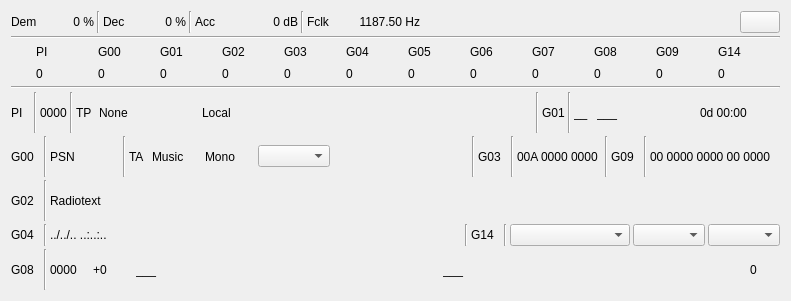
  <widget class="QWidget" name="rdsContainer" native="true">
   <property name="geometry">
    <rect>
     <x>10</x>
     <y>170</y>
     <width>791</width>
     <height>301</height>
    </rect>
   </property>
   <property name="minimumSize">
    <size>
     <width>640</width>
     <height>0</height>
    </size>
   </property>
   <property name="windowTitle">
    <string>RDS data</string>
   </property>
   <layout class="QVBoxLayout" name="rdsLayout">
    <property name="spacing">
     <number>3</number>
    </property>
    <item>
     <layout class="QHBoxLayout" name="reportLayout">
      <item>
       <widget class="QLabel" name="demodQLabel">
        <property name="minimumSize">
         <size>
          <width>40</width>
          <height>0</height>
         </size>
        </property>
        <property name="maximumSize">
         <size>
          <width>40</width>
          <height>16777215</height>
         </size>
        </property>
        <property name="text">
         <string>Dem</string>
        </property>
       </widget>
      </item>
      <item>
       <widget class="QLabel" name="demodQText">
        <property name="minimumSize">
         <size>
          <width>40</width>
          <height>0</height>
         </size>
        </property>
        <property name="maximumSize">
         <size>
          <width>40</width>
          <height>16777215</height>
         </size>
        </property>
        <property name="toolTip">
         <string>Demodulator (DBPSK) quality </string>
        </property>
        <property name="text">
         <string>0 %</string>
        </property>
        <property name="alignment">
         <set>Qt::AlignRight|Qt::AlignTrailing|Qt::AlignVCenter</set>
        </property>
       </widget>
      </item>
      <item>
       <widget class="Line" name="sep1">
        <property name="orientation">
         <enum>Qt::Vertical</enum>
        </property>
       </widget>
      </item>
      <item>
       <widget class="QLabel" name="decoderQLabel">
        <property name="minimumSize">
         <size>
          <width>40</width>
          <height>0</height>
         </size>
        </property>
        <property name="maximumSize">
         <size>
          <width>40</width>
          <height>16777215</height>
         </size>
        </property>
        <property name="toolTip">
         <string>Lits if synchronized</string>
        </property>
        <property name="text">
         <string>Dec</string>
        </property>
       </widget>
      </item>
      <item>
       <widget class="QLabel" name="decoderQText">
        <property name="minimumSize">
         <size>
          <width>40</width>
          <height>0</height>
         </size>
        </property>
        <property name="maximumSize">
         <size>
          <width>40</width>
          <height>16777215</height>
         </size>
        </property>
        <property name="toolTip">
         <string>Decoder (sync) quality</string>
        </property>
        <property name="text">
         <string>0 %</string>
        </property>
        <property name="alignment">
         <set>Qt::AlignRight|Qt::AlignTrailing|Qt::AlignVCenter</set>
        </property>
       </widget>
      </item>
      <item>
       <widget class="Line" name="sep2">
        <property name="orientation">
         <enum>Qt::Vertical</enum>
        </property>
       </widget>
      </item>
      <item>
       <widget class="QLabel" name="accumLabel">
        <property name="minimumSize">
         <size>
          <width>40</width>
          <height>0</height>
         </size>
        </property>
        <property name="maximumSize">
         <size>
          <width>40</width>
          <height>16777215</height>
         </size>
        </property>
        <property name="text">
         <string>Acc</string>
        </property>
       </widget>
      </item>
      <item>
       <widget class="QLabel" name="accumText">
        <property name="minimumSize">
         <size>
          <width>60</width>
          <height>0</height>
         </size>
        </property>
        <property name="maximumSize">
         <size>
          <width>60</width>
          <height>16777215</height>
         </size>
        </property>
        <property name="toolTip">
         <string>Sample symbol power</string>
        </property>
        <property name="text">
         <string>0 dB</string>
        </property>
        <property name="alignment">
         <set>Qt::AlignRight|Qt::AlignTrailing|Qt::AlignVCenter</set>
        </property>
       </widget>
      </item>
      <item>
       <widget class="Line" name="sep3">
        <property name="orientation">
         <enum>Qt::Vertical</enum>
        </property>
       </widget>
      </item>
      <item>
       <widget class="QLabel" name="fclkLabel">
        <property name="minimumSize">
         <size>
          <width>30</width>
          <height>0</height>
         </size>
        </property>
        <property name="maximumSize">
         <size>
          <width>30</width>
          <height>16777215</height>
         </size>
        </property>
        <property name="text">
         <string>Fclk</string>
        </property>
       </widget>
      </item>
      <item>
       <widget class="QLabel" name="fclkText">
        <property name="minimumSize">
         <size>
          <width>80</width>
          <height>0</height>
         </size>
        </property>
        <property name="maximumSize">
         <size>
          <width>80</width>
          <height>16777215</height>
         </size>
        </property>
        <property name="toolTip">
         <string>Symbol clock frequency</string>
        </property>
        <property name="text">
         <string>1187.50 Hz</string>
        </property>
        <property name="alignment">
         <set>Qt::AlignRight|Qt::AlignTrailing|Qt::AlignVCenter</set>
        </property>
       </widget>
      </item>
      <item>
       <spacer name="horizontalSpacer_2">
        <property name="orientation">
         <enum>Qt::Horizontal</enum>
        </property>
        <property name="sizeHint" stdset="0">
         <size>
          <width>40</width>
          <height>20</height>
         </size>
        </property>
       </spacer>
      </item>
      <item>
       <widget class="QPushButton" name="clearData">
        <property name="toolTip">
         <string>Clear RDS data</string>
        </property>
        <property name="text">
         <string/>
        </property>
        <property name="icon">
         <iconset resource="../../../sdrgui/resources/res.qrc">
          <normaloff>:/recycle.png</normaloff>:/recycle.png</iconset>
        </property>
       </widget>
      </item>
     </layout>
    </item>
    <item>
     <widget class="Line" name="reportSeparator">
      <property name="orientation">
       <enum>Qt::Horizontal</enum>
      </property>
     </widget>
    </item>
    <item>
     <layout class="QGridLayout" name="countersLayout">
      <item row="0" column="0">
       <widget class="QLabel" name="piCountLabel">
        <property name="maximumSize">
         <size>
          <width>34</width>
          <height>16777215</height>
         </size>
        </property>
        <property name="text">
         <string>PI</string>
        </property>
       </widget>
      </item>
      <item row="1" column="0">
       <widget class="QLabel" name="piCountText">
        <property name="toolTip">
         <string>PI groups count</string>
        </property>
        <property name="text">
         <string>0</string>
        </property>
       </widget>
      </item>
      <item row="0" column="1">
       <widget class="QLabel" name="g00CountLabel">
        <property name="maximumSize">
         <size>
          <width>34</width>
          <height>16777215</height>
         </size>
        </property>
        <property name="text">
         <string>G00</string>
        </property>
       </widget>
      </item>
      <item row="1" column="1">
       <widget class="QLabel" name="g00CountText">
        <property name="toolTip">
         <string>G0 groups count</string>
        </property>
        <property name="text">
         <string>0</string>
        </property>
       </widget>
      </item>
      <item row="0" column="4">
       <widget class="QLabel" name="g03CountLabel">
        <property name="maximumSize">
         <size>
          <width>34</width>
          <height>16777215</height>
         </size>
        </property>
        <property name="text">
         <string>G03</string>
        </property>
       </widget>
      </item>
      <item row="0" column="2">
       <widget class="QLabel" name="g01CountLabel">
        <property name="maximumSize">
         <size>
          <width>34</width>
          <height>16777215</height>
         </size>
        </property>
        <property name="text">
         <string>G01</string>
        </property>
       </widget>
      </item>
      <item row="1" column="2">
       <widget class="QLabel" name="g01CountText">
        <property name="toolTip">
         <string>G1 groups count</string>
        </property>
        <property name="text">
         <string>0</string>
        </property>
       </widget>
      </item>
      <item row="0" column="3">
       <widget class="QLabel" name="g02CountLabel">
        <property name="maximumSize">
         <size>
          <width>34</width>
          <height>16777215</height>
         </size>
        </property>
        <property name="text">
         <string>G02</string>
        </property>
       </widget>
      </item>
      <item row="1" column="3">
       <widget class="QLabel" name="g02CountText">
        <property name="toolTip">
         <string>G2 groups count</string>
        </property>
        <property name="text">
         <string>0</string>
        </property>
       </widget>
      </item>
      <item row="0" column="9">
       <widget class="QLabel" name="g08CountLabel">
        <property name="maximumSize">
         <size>
          <width>34</width>
          <height>16777215</height>
         </size>
        </property>
        <property name="text">
         <string>G08</string>
        </property>
       </widget>
      </item>
      <item row="0" column="8">
       <widget class="QLabel" name="g07CountLabel">
        <property name="maximumSize">
         <size>
          <width>34</width>
          <height>16777215</height>
         </size>
        </property>
        <property name="text">
         <string>G07</string>
        </property>
       </widget>
      </item>
      <item row="1" column="4">
       <widget class="QLabel" name="g03CountText">
        <property name="toolTip">
         <string>G3 groups count</string>
        </property>
        <property name="text">
         <string>0</string>
        </property>
       </widget>
      </item>
      <item row="0" column="5">
       <widget class="QLabel" name="g04CountLabel">
        <property name="maximumSize">
         <size>
          <width>34</width>
          <height>16777215</height>
         </size>
        </property>
        <property name="text">
         <string>G04</string>
        </property>
       </widget>
      </item>
      <item row="1" column="5">
       <widget class="QLabel" name="g04CountText">
        <property name="toolTip">
         <string>G4 groups count</string>
        </property>
        <property name="text">
         <string>0</string>
        </property>
       </widget>
      </item>
      <item row="0" column="6">
       <widget class="QLabel" name="g05CountLabel">
        <property name="maximumSize">
         <size>
          <width>34</width>
          <height>16777215</height>
         </size>
        </property>
        <property name="text">
         <string>G05</string>
        </property>
       </widget>
      </item>
      <item row="1" column="6">
       <widget class="QLabel" name="g05CountText">
        <property name="toolTip">
         <string>G5 groups count</string>
        </property>
        <property name="text">
         <string>0</string>
        </property>
       </widget>
      </item>
      <item row="0" column="7">
       <widget class="QLabel" name="g06CountLabel">
        <property name="maximumSize">
         <size>
          <width>34</width>
          <height>16777215</height>
         </size>
        </property>
        <property name="text">
         <string>G06</string>
        </property>
       </widget>
      </item>
      <item row="1" column="7">
       <widget class="QLabel" name="g06CountText">
        <property name="toolTip">
         <string>G6 groups count</string>
        </property>
        <property name="text">
         <string>0</string>
        </property>
       </widget>
      </item>
      <item row="1" column="8">
       <widget class="QLabel" name="g07CountText">
        <property name="toolTip">
         <string>G7 groups count</string>
        </property>
        <property name="text">
         <string>0</string>
        </property>
       </widget>
      </item>
      <item row="1" column="9">
       <widget class="QLabel" name="g08CountText">
        <property name="toolTip">
         <string>G8 groups count</string>
        </property>
        <property name="text">
         <string>0</string>
        </property>
       </widget>
      </item>
      <item row="0" column="10">
       <widget class="QLabel" name="g09CountLabel">
        <property name="maximumSize">
         <size>
          <width>34</width>
          <height>16777215</height>
         </size>
        </property>
        <property name="text">
         <string>G09</string>
        </property>
       </widget>
      </item>
      <item row="1" column="10">
       <widget class="QLabel" name="g09CountText">
        <property name="toolTip">
         <string>G9 groups count</string>
        </property>
        <property name="text">
         <string>0</string>
        </property>
       </widget>
      </item>
      <item row="0" column="11">
       <widget class="QLabel" name="g14CountLabel">
        <property name="maximumSize">
         <size>
          <width>34</width>
          <height>16777215</height>
         </size>
        </property>
        <property name="text">
         <string>G14</string>
        </property>
       </widget>
      </item>
      <item row="1" column="11">
       <widget class="QLabel" name="g14CountText">
        <property name="toolTip">
         <string>G14 groups count</string>
        </property>
        <property name="text">
         <string>0</string>
        </property>
       </widget>
      </item>
     </layout>
    </item>
    <item>
     <widget class="Line" name="countSeparator">
      <property name="orientation">
       <enum>Qt::Horizontal</enum>
      </property>
     </widget>
    </item>
    <item>
     <layout class="QHBoxLayout" name="row1DataLayout">
      <item>
       <widget class="QLabel" name="piLabel">
        <property name="minimumSize">
         <size>
          <width>20</width>
          <height>0</height>
         </size>
        </property>
        <property name="maximumSize">
         <size>
          <width>16777215</width>
          <height>16777215</height>
         </size>
        </property>
        <property name="toolTip">
         <string>Lits if PI is updated</string>
        </property>
        <property name="text">
         <string>PI</string>
        </property>
       </widget>
      </item>
      <item>
       <widget class="Line" name="row1Separator1">
        <property name="orientation">
         <enum>Qt::Vertical</enum>
        </property>
       </widget>
      </item>
      <item>
       <widget class="QLabel" name="piText">
        <property name="maximumSize">
         <size>
          <width>40</width>
          <height>16777215</height>
         </size>
        </property>
        <property name="toolTip">
         <string>PI hex code</string>
        </property>
        <property name="text">
         <string>0000</string>
        </property>
       </widget>
      </item>
      <item>
       <widget class="Line" name="row1Separator2">
        <property name="orientation">
         <enum>Qt::Vertical</enum>
        </property>
       </widget>
      </item>
      <item>
       <widget class="QLabel" name="piTPIndicator">
        <property name="minimumSize">
         <size>
          <width>20</width>
          <height>0</height>
         </size>
        </property>
        <property name="maximumSize">
         <size>
          <width>16777215</width>
          <height>16777215</height>
         </size>
        </property>
        <property name="toolTip">
         <string>Traffic Program</string>
        </property>
        <property name="text">
         <string>TP</string>
        </property>
       </widget>
      </item>
      <item>
       <widget class="QLabel" name="piType">
        <property name="minimumSize">
         <size>
          <width>100</width>
          <height>0</height>
         </size>
        </property>
        <property name="maximumSize">
         <size>
          <width>16777215</width>
          <height>16777215</height>
         </size>
        </property>
        <property name="toolTip">
         <string>Program type</string>
        </property>
        <property name="text">
         <string>None</string>
        </property>
       </widget>
      </item>
      <item>
       <widget class="QLabel" name="piCoverage">
        <property name="minimumSize">
         <size>
          <width>100</width>
          <height>0</height>
         </size>
        </property>
        <property name="maximumSize">
         <size>
          <width>16777215</width>
          <height>16777215</height>
         </size>
        </property>
        <property name="toolTip">
         <string>Program coverage</string>
        </property>
        <property name="text">
         <string>Local</string>
        </property>
       </widget>
      </item>
      <item>
       <spacer name="horizontalSpacer_3">
        <property name="orientation">
         <enum>Qt::Horizontal</enum>
        </property>
        <property name="sizeHint" stdset="0">
         <size>
          <width>40</width>
          <height>20</height>
         </size>
        </property>
       </spacer>
      </item>
      <item>
       <widget class="Line" name="row1Separator3">
        <property name="orientation">
         <enum>Qt::Vertical</enum>
        </property>
       </widget>
      </item>
      <item>
       <widget class="QLabel" name="g01Label">
        <property name="maximumSize">
         <size>
          <width>30</width>
          <height>16777215</height>
         </size>
        </property>
        <property name="toolTip">
         <string>Lits if group 1 is updated</string>
        </property>
        <property name="text">
         <string>G01</string>
        </property>
       </widget>
      </item>
      <item>
       <widget class="Line" name="row1Separator4">
        <property name="orientation">
         <enum>Qt::Vertical</enum>
        </property>
       </widget>
      </item>
      <item>
       <widget class="QLabel" name="g01CountryCode">
        <property name="minimumSize">
         <size>
          <width>20</width>
          <height>0</height>
         </size>
        </property>
        <property name="maximumSize">
         <size>
          <width>16777215</width>
          <height>16777215</height>
         </size>
        </property>
        <property name="toolTip">
         <string>Country code</string>
        </property>
        <property name="text">
         <string>__</string>
        </property>
       </widget>
      </item>
      <item>
       <widget class="QLabel" name="g01Language">
        <property name="minimumSize">
         <size>
          <width>100</width>
          <height>0</height>
         </size>
        </property>
        <property name="maximumSize">
         <size>
          <width>16777215</width>
          <height>16777215</height>
         </size>
        </property>
        <property name="toolTip">
         <string>Language</string>
        </property>
        <property name="text">
         <string>___</string>
        </property>
       </widget>
      </item>
      <item>
       <widget class="QLabel" name="g01DHM">
        <property name="minimumSize">
         <size>
          <width>80</width>
          <height>0</height>
         </size>
        </property>
        <property name="maximumSize">
         <size>
          <width>16777215</width>
          <height>16777215</height>
         </size>
        </property>
        <property name="toolTip">
         <string>Day Hour Minutes</string>
        </property>
        <property name="text">
         <string>0d 00:00</string>
        </property>
       </widget>
      </item>
     </layout>
    </item>
    <item>
     <layout class="QHBoxLayout" name="row2DataLayout">
      <item>
       <widget class="QLabel" name="g00Label">
        <property name="minimumSize">
         <size>
          <width>30</width>
          <height>0</height>
         </size>
        </property>
        <property name="maximumSize">
         <size>
          <width>16777215</width>
          <height>16777215</height>
         </size>
        </property>
        <property name="toolTip">
         <string>Lits if group 0 is updated</string>
        </property>
        <property name="text">
         <string>G00</string>
        </property>
       </widget>
      </item>
      <item>
       <widget class="Line" name="row2Separator1">
        <property name="orientation">
         <enum>Qt::Vertical</enum>
        </property>
       </widget>
      </item>
      <item>
       <widget class="QLabel" name="g00ProgServiceName">
        <property name="minimumSize">
         <size>
          <width>70</width>
          <height>0</height>
         </size>
        </property>
        <property name="maximumSize">
         <size>
          <width>16777215</width>
          <height>16777215</height>
         </size>
        </property>
        <property name="toolTip">
         <string>Program Service Name</string>
        </property>
        <property name="text">
         <string>PSN</string>
        </property>
       </widget>
      </item>
      <item>
       <widget class="Line" name="row2Separator2">
        <property name="orientation">
         <enum>Qt::Vertical</enum>
        </property>
       </widget>
      </item>
      <item>
       <widget class="QLabel" name="g00TrafficAnnouncement">
        <property name="minimumSize">
         <size>
          <width>20</width>
          <height>0</height>
         </size>
        </property>
        <property name="maximumSize">
         <size>
          <width>16777215</width>
          <height>16777215</height>
         </size>
        </property>
        <property name="toolTip">
         <string>Traffic Announcement</string>
        </property>
        <property name="text">
         <string>TA</string>
        </property>
       </widget>
      </item>
      <item>
       <widget class="QLabel" name="g00MusicSpeech">
        <property name="minimumSize">
         <size>
          <width>50</width>
          <height>0</height>
         </size>
        </property>
        <property name="maximumSize">
         <size>
          <width>16777215</width>
          <height>16777215</height>
         </size>
        </property>
        <property name="toolTip">
         <string>Music/Speech</string>
        </property>
        <property name="text">
         <string>Music</string>
        </property>
       </widget>
      </item>
      <item>
       <widget class="QLabel" name="g00MonoStereo">
        <property name="minimumSize">
         <size>
          <width>50</width>
          <height>0</height>
         </size>
        </property>
        <property name="maximumSize">
         <size>
          <width>16777215</width>
          <height>16777215</height>
         </size>
        </property>
        <property name="toolTip">
         <string>Mono/Stereo</string>
        </property>
        <property name="text">
         <string>Mono</string>
        </property>
       </widget>
      </item>
      <item>
       <widget class="QComboBox" name="g00AltFrequenciesBox">
        <property name="minimumSize">
         <size>
          <width>70</width>
          <height>0</height>
         </size>
        </property>
        <property name="maximumSize">
         <size>
          <width>16777215</width>
          <height>16777215</height>
         </size>
        </property>
        <property name="toolTip">
         <string>Alternalte frequencies (MHz)</string>
        </property>
       </widget>
      </item>
      <item>
       <spacer name="horizontalSpacer_4">
        <property name="orientation">
         <enum>Qt::Horizontal</enum>
        </property>
        <property name="sizeHint" stdset="0">
         <size>
          <width>40</width>
          <height>20</height>
         </size>
        </property>
       </spacer>
      </item>
      <item>
       <widget class="Line" name="row2Separator6">
        <property name="orientation">
         <enum>Qt::Vertical</enum>
        </property>
       </widget>
      </item>
      <item>
       <widget class="QLabel" name="g03Label">
        <property name="minimumSize">
         <size>
          <width>30</width>
          <height>0</height>
         </size>
        </property>
        <property name="toolTip">
         <string>Lits if group 3 updated is updated</string>
        </property>
        <property name="text">
         <string>G03</string>
        </property>
       </widget>
      </item>
      <item>
       <widget class="Line" name="row2Separator5">
        <property name="orientation">
         <enum>Qt::Vertical</enum>
        </property>
       </widget>
      </item>
      <item>
       <widget class="QLabel" name="g03Data">
        <property name="minimumSize">
         <size>
          <width>85</width>
          <height>0</height>
         </size>
        </property>
        <property name="toolTip">
         <string>Application Information data for Open Data</string>
        </property>
        <property name="text">
         <string>00A 0000 0000</string>
        </property>
       </widget>
      </item>
      <item>
       <widget class="Line" name="row2Separator7">
        <property name="orientation">
         <enum>Qt::Vertical</enum>
        </property>
       </widget>
      </item>
      <item>
       <widget class="QLabel" name="g09Label">
        <property name="minimumSize">
         <size>
          <width>30</width>
          <height>0</height>
         </size>
        </property>
        <property name="toolTip">
         <string>Lits if group 9 is updated</string>
        </property>
        <property name="text">
         <string>G09</string>
        </property>
       </widget>
      </item>
      <item>
       <widget class="Line" name="row2Separator3">
        <property name="orientation">
         <enum>Qt::Vertical</enum>
        </property>
       </widget>
      </item>
      <item>
       <widget class="QLabel" name="g09Data">
        <property name="minimumSize">
         <size>
          <width>130</width>
          <height>0</height>
         </size>
        </property>
        <property name="toolTip">
         <string>Emergency Warning System raw data</string>
        </property>
        <property name="text">
         <string>00 0000 0000 00 0000</string>
        </property>
       </widget>
      </item>
     </layout>
    </item>
    <item>
     <layout class="QHBoxLayout" name="row4DataLayout">
      <item>
       <widget class="QLabel" name="g02Label">
        <property name="maximumSize">
         <size>
          <width>30</width>
          <height>16777215</height>
         </size>
        </property>
        <property name="toolTip">
         <string>Lits if group 2 is updated</string>
        </property>
        <property name="text">
         <string>G02</string>
        </property>
       </widget>
      </item>
      <item>
       <widget class="Line" name="row4Separator1">
        <property name="orientation">
         <enum>Qt::Vertical</enum>
        </property>
       </widget>
      </item>
      <item>
       <widget class="QLabel" name="go2Text">
        <property name="text">
         <string>Radiotext</string>
        </property>
       </widget>
      </item>
     </layout>
    </item>
    <item>
     <layout class="QHBoxLayout" name="row3DataLayout">
      <item>
       <widget class="QLabel" name="g04Label">
        <property name="minimumSize">
         <size>
          <width>30</width>
          <height>0</height>
         </size>
        </property>
        <property name="toolTip">
         <string>Lits if group 4 is updated</string>
        </property>
        <property name="text">
         <string>G04</string>
        </property>
       </widget>
      </item>
      <item>
       <widget class="Line" name="row3Separator1">
        <property name="orientation">
         <enum>Qt::Vertical</enum>
        </property>
       </widget>
      </item>
      <item>
       <widget class="QLabel" name="g04Time">
        <property name="minimumSize">
         <size>
          <width>160</width>
          <height>0</height>
         </size>
        </property>
        <property name="maximumSize">
         <size>
          <width>16777215</width>
          <height>16777215</height>
         </size>
        </property>
        <property name="text">
         <string>../../.. ..:..:..</string>
        </property>
       </widget>
      </item>
      <item>
       <spacer name="g04Spacer">
        <property name="orientation">
         <enum>Qt::Horizontal</enum>
        </property>
        <property name="sizeHint" stdset="0">
         <size>
          <width>40</width>
          <height>20</height>
         </size>
        </property>
       </spacer>
      </item>
      <item>
       <widget class="Line" name="row3Separator2">
        <property name="orientation">
         <enum>Qt::Vertical</enum>
        </property>
       </widget>
      </item>
      <item>
       <widget class="QLabel" name="g14Label">
        <property name="minimumSize">
         <size>
          <width>30</width>
          <height>0</height>
         </size>
        </property>
        <property name="maximumSize">
         <size>
          <width>16777215</width>
          <height>16777215</height>
         </size>
        </property>
        <property name="toolTip">
         <string>Lits if group 14 is updated</string>
        </property>
        <property name="text">
         <string>G14</string>
        </property>
       </widget>
      </item>
      <item>
       <widget class="Line" name="row3Separator3">
        <property name="orientation">
         <enum>Qt::Vertical</enum>
        </property>
       </widget>
      </item>
      <item>
       <widget class="QComboBox" name="g14ProgServiceNames">
        <property name="minimumSize">
         <size>
          <width>120</width>
          <height>0</height>
         </size>
        </property>
        <property name="toolTip">
         <string>Stations (PI and Program service names)</string>
        </property>
       </widget>
      </item>
      <item>
       <widget class="QComboBox" name="g14MappedFrequencies">
        <property name="minimumSize">
         <size>
          <width>50</width>
          <height>0</height>
         </size>
        </property>
        <property name="toolTip">
         <string>Station mapped frequencies</string>
        </property>
       </widget>
      </item>
      <item>
       <widget class="QComboBox" name="g14AltFrequencies">
        <property name="minimumSize">
         <size>
          <width>50</width>
          <height>0</height>
         </size>
        </property>
        <property name="toolTip">
         <string>Station altermate freqiuencies</string>
        </property>
       </widget>
      </item>
     </layout>
    </item>
    <item>
     <layout class="QHBoxLayout" name="row5DataLayout">
      <item>
       <widget class="QLabel" name="g08Label">
        <property name="maximumSize">
         <size>
          <width>30</width>
          <height>16777215</height>
         </size>
        </property>
        <property name="toolTip">
         <string>Lits if group 8 is updated</string>
        </property>
        <property name="text">
         <string>G08</string>
        </property>
       </widget>
      </item>
      <item>
       <widget class="Line" name="row5Separator1">
        <property name="orientation">
         <enum>Qt::Vertical</enum>
        </property>
       </widget>
      </item>
      <item>
       <widget class="QLabel" name="g08Location">
        <property name="maximumSize">
         <size>
          <width>40</width>
          <height>16777215</height>
         </size>
        </property>
        <property name="toolTip">
         <string>Location code</string>
        </property>
        <property name="text">
         <string>0000</string>
        </property>
       </widget>
      </item>
      <item>
       <widget class="QLabel" name="g08Extent">
        <property name="maximumSize">
         <size>
          <width>40</width>
          <height>16777215</height>
         </size>
        </property>
        <property name="toolTip">
         <string>Extent</string>
        </property>
        <property name="text">
         <string>+0</string>
        </property>
       </widget>
      </item>
      <item>
       <widget class="QLabel" name="g08TMCEvent">
        <property name="toolTip">
         <string>TMC event</string>
        </property>
        <property name="text">
         <string>___</string>
        </property>
       </widget>
      </item>
      <item>
       <widget class="QLabel" name="g08Description">
        <property name="toolTip">
         <string>Description</string>
        </property>
        <property name="text">
         <string>___</string>
        </property>
       </widget>
      </item>
      <item>
       <widget class="QLabel" name="g08Content">
        <property name="maximumSize">
         <size>
          <width>30</width>
          <height>16777215</height>
         </size>
        </property>
        <property name="toolTip">
         <string>Content</string>
        </property>
        <property name="text">
         <string>0</string>
        </property>
       </widget>
      </item>
     </layout>
    </item>
   </layout>
  </widget>
